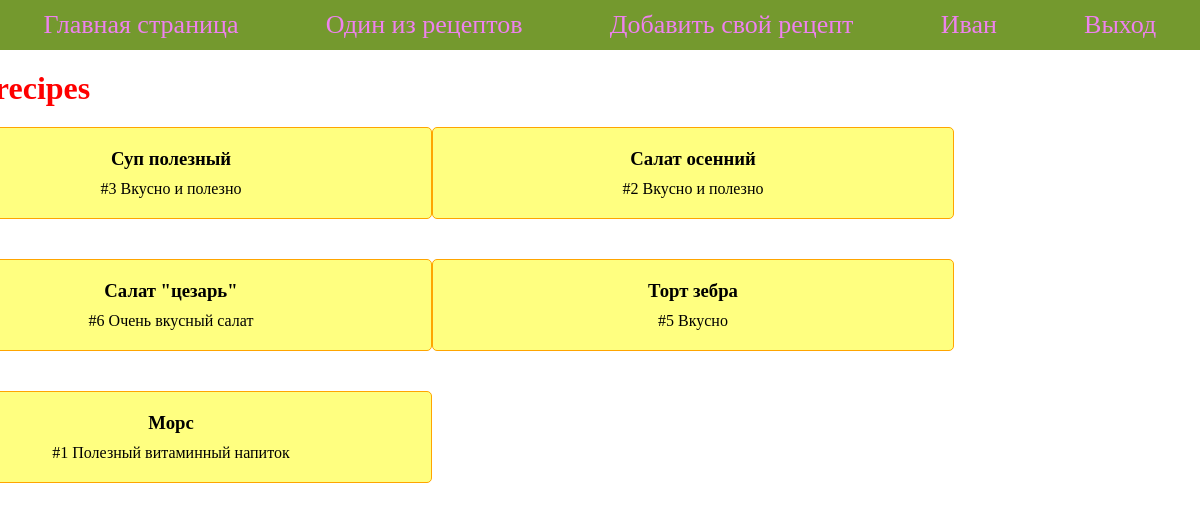
The page / (signed in) on the database its author committed.
### cookapp/models.py (models this page shows, shortened)
class RecipeModel(models.Model):
    title = models.CharField(max_length=200)
    description = models.TextField()
    steps = models.TextField()
    time = models.CharField(max_length=20)
    image = models.ImageField()
    author = models.ForeignKey(User, blank=True, null=True, on_delete=models.CASCADE)
    cathegories = models.ManyToManyField(CathegoryModel, default='new')

### cookapp/views.py (the view)
# urls.py: path('', views.index, name='index'),
def index(request):
    all_recipes = RecipeModel.objects.all()
    recipes_amount = len(all_recipes)
    ids = [i for i in range(1, recipes_amount+1)]
    recipes = []
    for i in range(5):
        number = choice(ids)
        recipes.append(RecipeModel.objects.get(pk=number))
        ids.remove(number)
    context = {'type': 'main', 'recipes': recipes}
    return render(request,'recipe_page.html', context)

### cookapp/templates/recipe_page.html
{% extends 'base.html' %}
{% block content %}
<h1 class="title"> {{type}} recipes</h1>
<div class="recipes_block">
    {% for recipe in recipes %}
        <div class="recipe_card">
            <h3>{{recipe.title}}</h3>
            <p>#{{recipe.pk}} {{recipe.description}} </p>
        </div>
    {% endfor %}
</div>
{% endblock %}

### cookapp/templates/base.html (shortened to what this page needs)
<!DOCTYPE html>
{% load static %}
<html lang="en">
<head>
    <link rel="stylesheet" href="{% static 'style.css' %}" />
<body >
    {% block mainmenu %}
    <div class="header">
        <a class="nav_link" href="{% url 'cookapp:index' %}">Главная страница</a>
        <a class="nav_link" href="{% url 'cookapp:one_recipe' %}">Один из рецептов</a>
        {% if user.is_authenticated %}
            <a class="nav_link" href="{% url 'cookapp:add_recipe' %}">Добавить свой рецепт</a>
            <a class="nav_link" href="{% url 'cookapp:author_recipes' user.pk %}">{{user.username}}</a>
        {% endif %}
        <div width="200">
            {% if not user.is_authenticated %}<a class="nav_link" href="{% url 'cookapp:register' %}">  Регистрация </a>  | <a class="nav_link" href="{% url 'cookapp:login' %}">  Вход </a>  {% else %} <a class="nav_link" href="{% url 'cookapp:login' %}">  Выход  </a>{% endif %}</div>
    </div>
    {% endblock %}
    {% block content %} {% endblock %}
</body>
</html>

### cookapp/static/style.css (style rules this page uses)
* { margin: 0; padding: 0; }
a { text-decoration: none; font-size: 26px; }
.header { height: 50px; background-color: #74992e; display: flex; justify-content: space-around; align-items: center; }
.nav_link { color: violet; }
.title { margin: 20px 0 20px calc((100% - 1530px) / 4); color: red; }
.recipes_block { display: flex; flex-wrap: wrap; row-gap: 40px; column-gap: calc((100% - 1560px) / 4); margin-left: calc((100% - 1560px) / 4); }
.recipe_card { background-color:rgb(255, 255, 128); width: 520px; padding: 20px 0 20px 0; display: flex; flex-direction: column; align-items: center; row-gap: 10px; border: 1px solid orange; border-radius: 5px; }

### rows shown on the page
RecipeModel: title "Суп полезный", pk "3", description "Вкусно и полезно"
RecipeModel: title "Салат осенний", pk "2", description "Вкусно и полезно"
RecipeModel: title "Салат \"цезарь\"", pk "6", description "Очень вкусный салат"
RecipeModel: title "Торт зебра", pk "5", description "Вкусно"
RecipeModel: title "Морс", pk "1", description "Полезный витаминный напиток"

### other values the page prints
{{ user.username }} "Иван"
